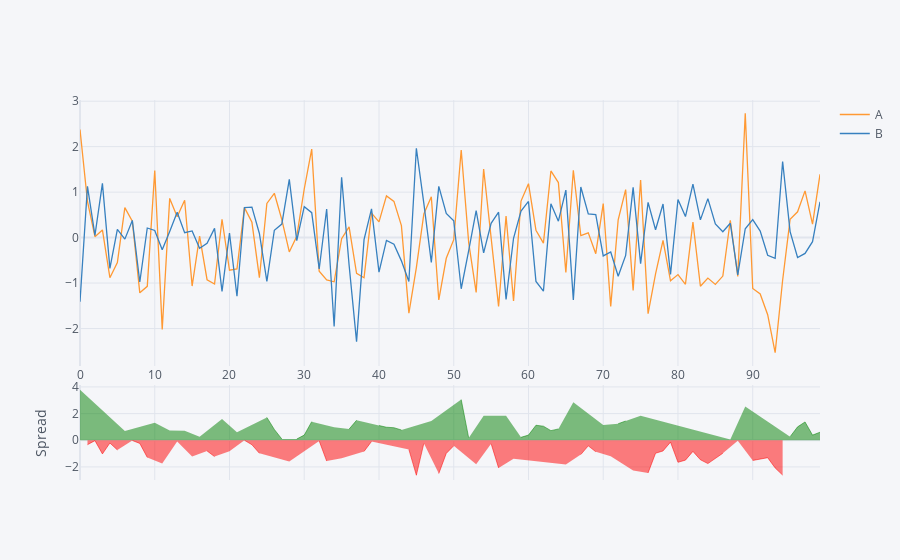

Source (notebook cell):
### Code cell
import numpy as np

df[['A', 'B']].iplot(kind='spread')
